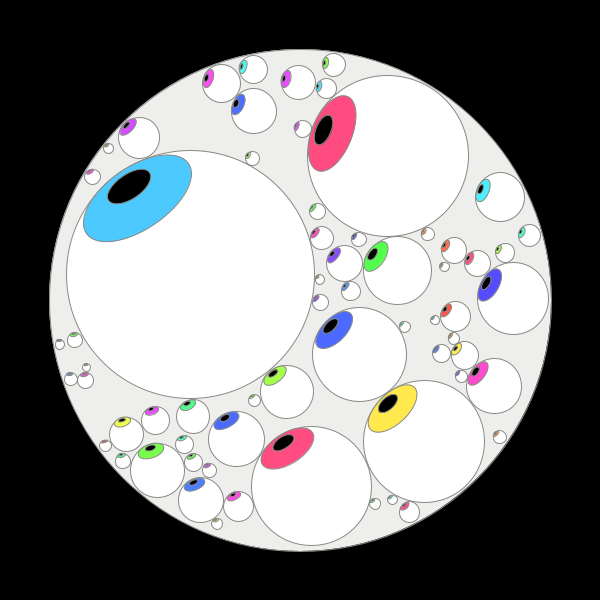
Frame 1 (no input)
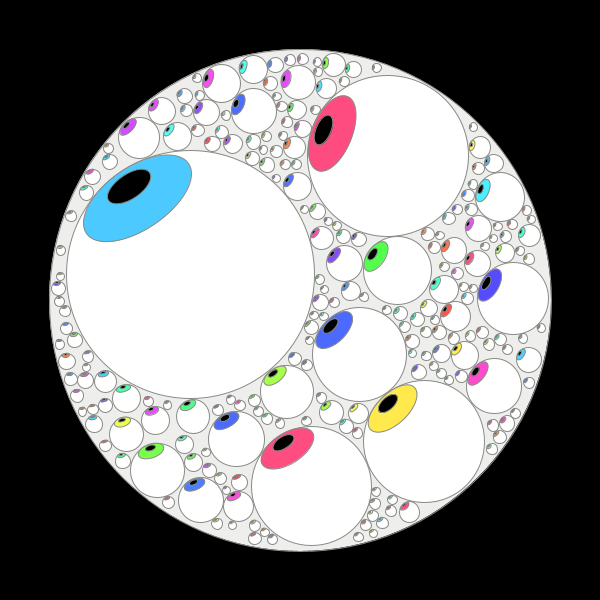
Frame 60 (the mouse pressed at the canvas centre just before this capture)
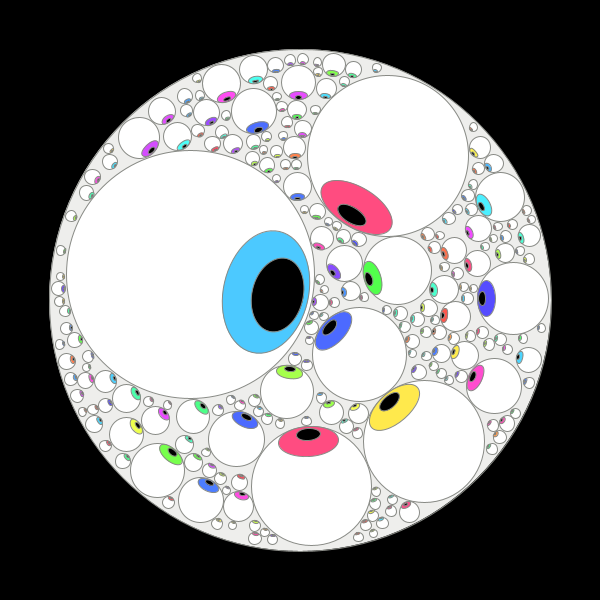
Frame 120 (the mouse held since frame 60 and released just before this capture)

The Processing sketch that drew these frames (run headless with seeded random() and noise(); from frame 60 on, the mouse is pressed at the canvas centre):

// Processing sketch: processing_103429
// ── processing_103429.pde

float rGlobale = 250;
float rMax = rGlobale/2;
float rMin = 5;
boolean spazio = true;
ArrayList occhi;

void setup()
{
  size(600, 600);
  background(0);
  
  smooth();
  
  //strokeWeight(4);
  occhi = new ArrayList();
  //occhi.add(new Occhio(100,100,5));
}

void draw()
{
  background(0);
  stroke(#888a85);
  fill(#eeeeec);
  ellipse(width/2,height/2,rGlobale*2+2,rGlobale*2+2);
  
  float x,y,r;
  
  if(spazio)
  {
    spazio = false;
    for(int i=0; i<500; i++)
    {
      x = random(width);
      y = random(height);
      
      r = nelBordo(x,y, dPuntoOcchio(x,y));
      
      if(r>rMax)
        r = rMax;
      
      if(r>=rMin)
      {
        occhi.add(new Occhio(x,y,r-1));
        spazio = true;
      }
    }
  }
  
  for(int i=0; i<occhi.size(); i++)
  {
    Occhio o = (Occhio)occhi.get(i);
    o.aggiorna();
  }
}

class Occhio
{
  float x,y;
  float eye_rad;
  color iris_color;
  
  Occhio(float _x, float _y, float _r)
  {
    x = _x;
    y = _y;
    eye_rad = _r;
    
    colorMode(HSB, 360, 100, 100);
    iris_color = color(random(360),70,100);
  }
  
  void aggiorna()
  {
    stroke(#888a85);
    fill(#ffffff);
    
    ellipse(x,y,eye_rad*2,eye_rad*2);
    
    pushMatrix();
    translate(x, y);
    
    float mouse_ang = atan2(mouseY - y, mouseX - x);
    rotate(mouse_ang);
    
    
    float mouse_rad = dPunti(x,y, mouseX,mouseY);
    
    float iris_rad = eye_rad*0.5;
    
    float pupil_rad = iris_rad*0.4;
    if(mouse_rad < eye_rad)
      pupil_rad *= 1.5;
        
    float iris_arc = asin(iris_rad/eye_rad);
    float iris_r = eye_rad*cos(iris_arc);
    
    float eye_ang = atan(mouse_rad/iris_r);
    
    if(eye_ang > radians(90)-iris_arc)
      eye_ang = radians(90)-iris_arc;
    
    fill(iris_color);
    ellipse(iris_r*sin(eye_ang), 0,
            iris_rad*2*cos(eye_ang), iris_rad*2);
    
    fill(0);
    ellipse(eye_rad*sin(eye_ang), 0,
            pupil_rad*2*cos(eye_ang), pupil_rad*2);
    
    popMatrix();
  }
}

float dPunti(float x0,float y0, float x1,float y1)
{
  return sqrt((x1-x0)*(x1-x0) + (y1-y0)*(y1-y0));
}

float dPuntoOcchio(float x, float y)
{
  float dMin = width*height;
  float d;
  
  for(int i=0; i<occhi.size(); i++)
  {
    Occhio o = (Occhio)occhi.get(i);
    d = dPunti(x,y, o.x,o.y)-o.eye_rad;
    if(d<dMin)
      dMin = d;
  }
  return dMin;
}

float nelBordo(float x, float y, float r)
{
  float dCentro = dPunti(x,y, width/2, height/2);
  if(dCentro+r > rGlobale)
    r = rGlobale-dCentro;
  
  /*
  if(r>rMax)   r = rMax;
  if(x-r<0)    r = x;
  if(y-r<0)    r = y;
  if(x+r>width)  r = width-x;
  if(y+r>height) r = height-y;
  */
  
  return r;
}
